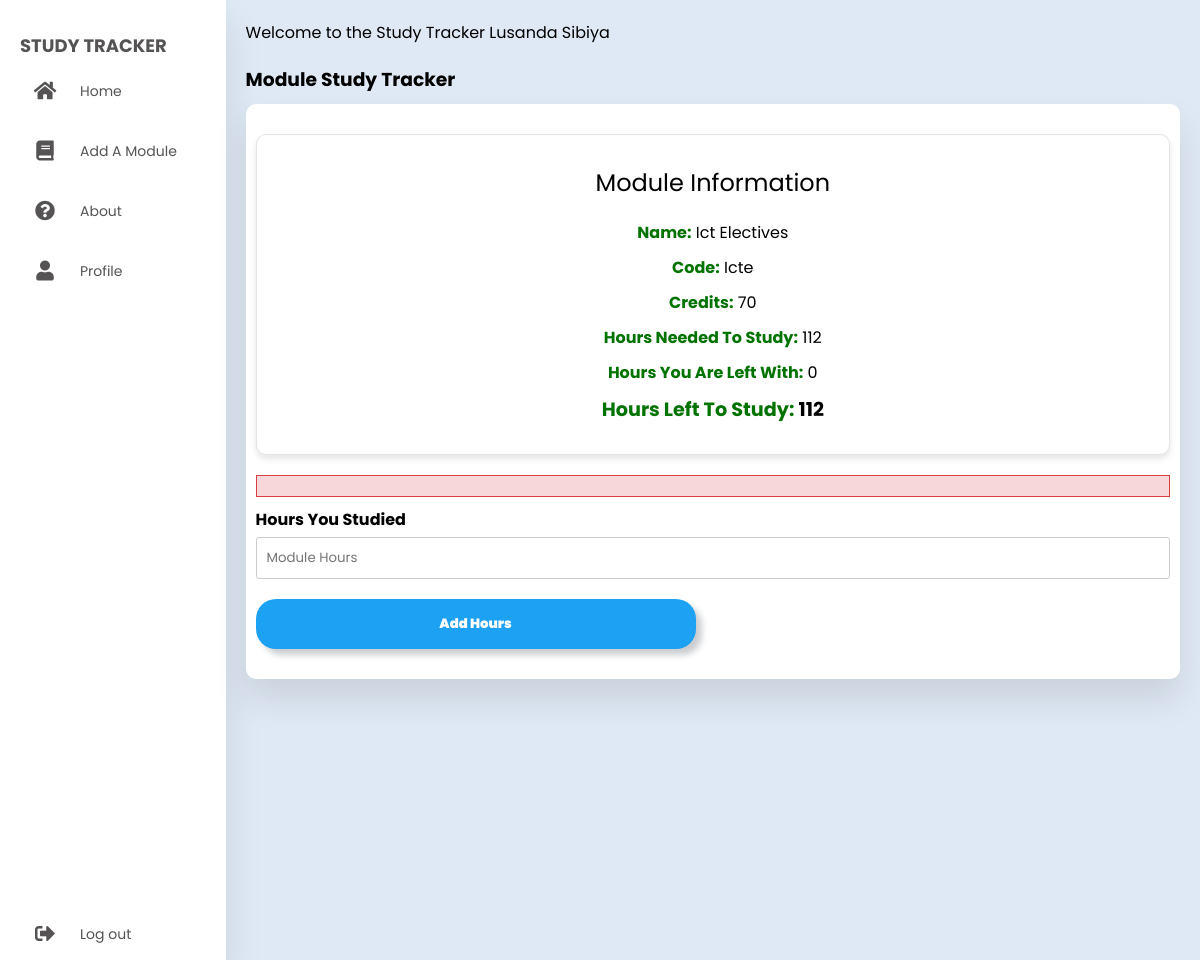
The page /edit.php?id=26 (signed in) on the database its author committed.
### tables this page shows
CREATE TABLE `modules` (
  `id` int(11) NOT NULL,
  `moduleName` varchar(255) DEFAULT NULL,
  `moduleCode` varchar(10) DEFAULT NULL,
  `moduleCredits` int(11) DEFAULT NULL,
  `numWeeks` int(11) DEFAULT NULL,
  `hoursClass` int(11) DEFAULT NULL,
  `startDate` date DEFAULT NULL,
  `endDate` date DEFAULT NULL,
  `term` varchar(20) DEFAULT NULL,
  `hoursToStudy` int(11) DEFAULT NULL,
  `hoursStudied` int(11) DEFAULT NULL,
  `studentNumber` varchar(10) DEFAULT NULL
);

### edit.php (the view, shortened to what this page needs)
<?php
$name = $_SESSION['name'];
$surname = $_SESSION['surname'];
?>
<?php
require 'db.php';
if (isset($_GET['id'])) {
    $id = $_GET['id'];
    $sql = "SELECT * FROM modules WHERE id = $id";
    $result = $conn->query($sql);
    if ($result->num_rows > 0) {
        $row = $result->fetch_assoc();
        $moduleName = $row["moduleName"];
        $moduleCode = $row["moduleCode"];
        $moduleCredits = $row["moduleCredits"];
        $hoursToStudy = $row["hoursToStudy"];
        $hoursStudied = $row["hoursStudied"];
        $hoursLeftToStudy = $hoursToStudy - $hoursStudied;
    } else {
        echo "No data found for this ID.";
    }
} else {
    echo "No 'id' parameter found in the URL.";
}
?>
<?php
   $errorMessage="";
?>
<!DOCTYPE html>
<html lang="en">
<head>
  <link rel="stylesheet" href="https://cdnjs.cloudflare.com/ajax/libs/font-awesome/5.15.4/css/all.min.css" />
</head>
<body>
  <div class="container">
    <nav>
      <ul>
        <li>
          <a href="#" class="logo">
            <span class="nav-item">Study Tracker</span>
          </a>
        </li>
        <li>
          <a href="dashboard.php">
            <i class="fas fa-home"></i>
            <span class="nav-item">Home</span>
          </a>
        </li>
        <li>
          <a href="addModule.php">
            <i class="fas fa-book"></i>
            <span class="nav-item">Add A Module</span>
          </a>
        </li>
        <li>
          <a href="About.html">
            <i class="fas fa-question-circle"></i>
            <span class="nav-item">About</span>
          </a>
        </li>
        <li>
          <a href="update.php">
            <i class="fas fa-user"></i>
            <span class="nav-item">Profile</span>
          </a>
        </li>
        <li>
          <a href="logout.php" class="logout">
            <i class="fas fa-sign-out-alt"></i>
            <span class="nav-item">Log out</span>
          </a>
        </li>
      </ul>
    </nav>
    <section class="main">
      <div class="main-top">
      <p>Welcome to the Study Tracker <?php echo $name." ".$surname; ?></p>
      </div>
      <section class="main-course">
        <h1>Module Study Tracker</h1>
        <div class="course-box">
        <div class="module-info">
    <p>Module Information</p>
    <p><span>Name:</span> <?php echo $moduleName; ?></p>
    <p><span>Code:</span> <?php echo $moduleCode; ?></p>
    <p><span>Credits:</span> <?php echo $moduleCredits; ?></p>
    <p><span>Hours Needed To Study:</span> <?php echo $hoursToStudy; ?></p>
    <p><span>Hours You are left with:</span> <?php echo $hoursStudied; ?></p>
    <p><span>Hours  Left To Study:</span> <?php echo $hoursLeftToStudy; ?></p>
</div>
          <form action="" Method="POST"id="moduleScheduleForm">
          <div class="form-field">
               <div class="error-message"><?php echo $errorMessage; ?></div>
            </div>
            <div class="form-field">
                <label for="hoursStudy">Hours You Studied</label>
                <input type="number" id="hoursStudy" name="hoursStudy" placeholder="Module Hours">
            </div>
            <div class="button-container">
                <button id="addModule" type="submit">Add Hours</button>
            </div>
  </form>
          </div>
        </div>
</body>
</html>

### edit.php (style rules this page uses)
* { margin: 0; padding: 0; outline: none; border: none; text-decoration: none; box-sizing: border-box; font-family: "Poppins", sans-serif; }
body { background: #dfe9f5; }
.container { display: flex; }
.button-container { display: flex; justify-content: space-between; margin-top: 20px; }
.button-container button { border-radius: 20px; cursor: pointer; font-weight: 900; box-shadow: 6px 6px 6px #cbced1, -6px -6px 6px white; background: #1DA1F2; color: white; transition: 0.5s; width: 440px; height: 50px; justify-content: space-between; }
.error-message { color: #FF0000; background-color: #F8D7DA; border: 1px solid #D73D41; padding: 10px; margin: 10px 0; }
nav { position: relative; top: 0; bottom: 0; height: 120vh; left: 0; background: #fff; width: 280px; overflow: hidden; box-shadow: 0 20px 35px rgba(0, 0, 0, 0.1); }
.logo { text-align: center; display: flex; margin: 10px 0 0 10px; }
.logo span { font-weight: bold; padding-left: 15px; font-size: 18px; text-transform: uppercase; }
a { position: relative; color: rgb(85, 83, 83); font-size: 14px; display: table; width: 280px; padding: 10px; }
nav .fas { position: relative; width: 100px; height: 40px; top: 14px; font-size: 20px; text-align: center; margin-left: -15px; }
.nav-item { position: relative; top: 12px; margin-left: -15px; }
.logout { position: absolute; bottom: 0; }
.main { position: relative; padding: 20px; width: 100%; }
.main-top { display: flex; width: 100%; }
.main-course { margin-top: 20px; text-transform: capitalize; }
.course-box { width: 100%; height: 100%; padding: 10px 10px 30px 10px; margin-top: 10px; background: #fff; border-radius: 10px; box-shadow: 0 20px 35px rgba(0, 0, 0, 0.1); }
.form-field { margin: 10px 0; }
.form-field label { display: block; font-weight: bold; margin-bottom: 5px; }
.form-field input[type="text"], .form-field input[type="number"], .form-field input[type="date"], .form-field select { width: 100%; padding: 10px; border: 1px solid #ccc; border-radius: 3px; }
.button-container { text-align: center; margin-top: 20px; }
.module-info { background-color: #ffffff; border: 1px solid #e4e4e4; padding: 20px; margin: 20px 0; border-radius: 10px; box-shadow: 0 4px 6px rgba(0, 0, 0, 0.1); text-align: center; }
.module-info p { margin: 10px 0; }
.module-info p:first-child { font-size: 1.5em; margin-bottom: 20px; }
.module-info p span { font-weight: bold; color: #007200; }
.module-info p:last-child { font-size: 1.2em; font-weight: bold; }

### rows shown on the page
modules: moduleName "Ict Electives", moduleCode "Icte", moduleCredits "70", hoursToStudy "112", hoursStudied "0"

### other values the page prints
$name "Lusanda"
$surname "Sibiya"
